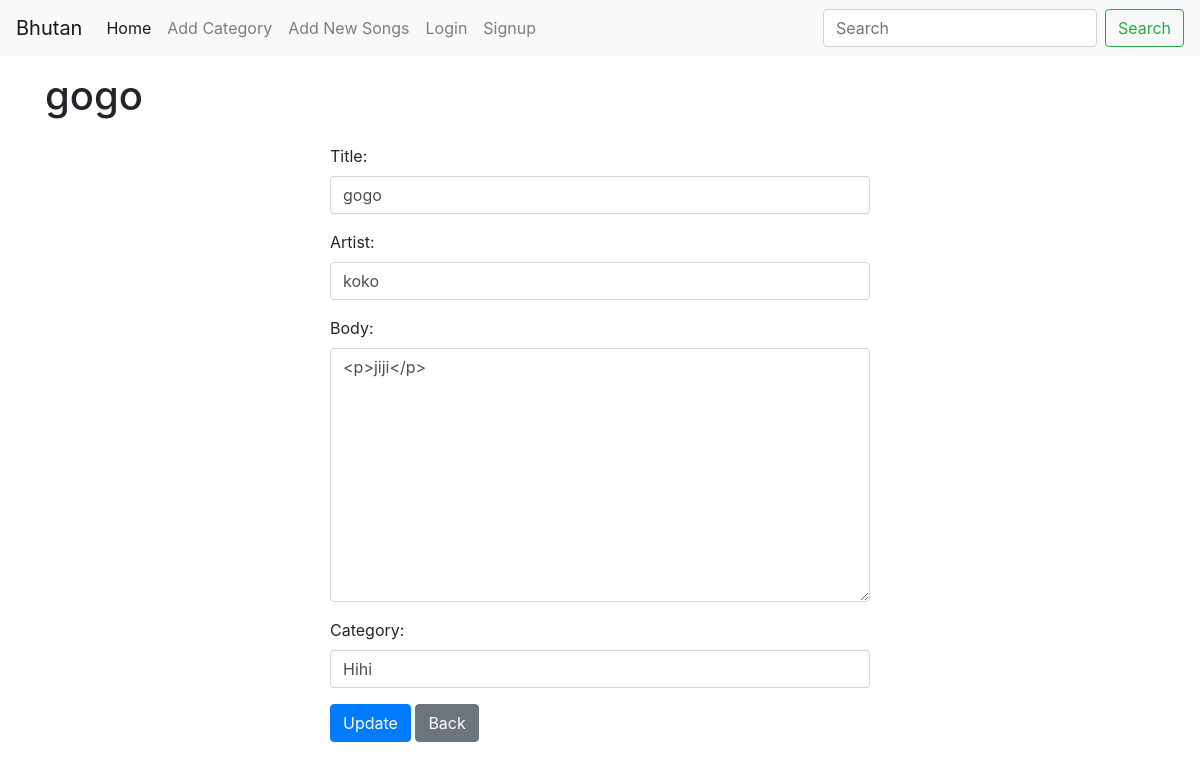
Page /song/update/8 on the committed database.
### song/models.py (models this page shows, shortened)
class Post(models.Model):
    title = models.CharField(max_length=255)
    header_image = models.ImageField(null=True,blank=True,upload_to="images/")
    author = models.ForeignKey(User,on_delete=models.CASCADE)
    artist = models.CharField(max_length=255)
    body = RichTextField(blank=True,null=True)
    created_date = models.DateTimeField(auto_now_add=True)
    updated_date = models.DateTimeField(auto_now=True)
    category = models.CharField(max_length=255,default='general')

### song/views.py (the view, shortened to what this page needs)
# urls.py: path('song/update/<int:pk>', SongUpdateView.as_view(), name='update-song'),
class SongUpdateView(UpdateView):
    model = Post
    form_class = SongUpdateForm
    template_name = 'song/update_song.html'

### song/forms.py
class SongUpdateForm(forms.ModelForm):
    class Meta:
        model = Post
        fields = ('title','artist','body','category')
        widgets ={
            'title': forms.TextInput(attrs={'class':'form-control'}),
            'artist': forms.TextInput(attrs={'class':'form-control'}),
            'body': forms.Textarea(attrs={'class':'form-control'}),
            'category': forms.TextInput(attrs={'class':'form-control'}),
        }

### song/templates/song/update_song.html (shortened to what this page needs)
{% extends './base.html' %}
<h1 class="py-3">{{post.title}}</h1>
<div class="row">
    <div class="col-md-6 offset-md-3">
        <form method="POST">
            {{form.as_p}}
            <button class="btn btn-primary">Update</button>
            <a href="{% url 'home' %" class="btn btn-secondary">Back</a>
        </form>
    </div>
</div>

### rows in the picture
Post: title "gogo", artist "koko", body "<p>jiji</p>", category "Hihi"
